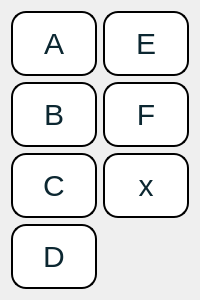
<?xml version="1.0" encoding="UTF-8"?>
<ui version="4.0">
 <class>HexKeyboard</class>
 <widget class="QWidget" name="HexKeyboard">
  <property name="geometry">
   <rect>
    <x>0</x>
    <y>0</y>
    <width>200</width>
    <height>300</height>
   </rect>
  </property>
  <property name="font">
   <font>
    <pointsize>30</pointsize>
   </font>
  </property>
  <property name="windowTitle">
   <string>Form</string>
  </property>
  <property name="styleSheet">
   <string notr="true">QToolButton {
	font-size: 30px;
	background-color: #ffffff;
	color: #0c2731;
	border: 2px solid black;
	border-radius: 15px;
}

QToolButton:pressed {
	background-color: #f0f0f0;
}</string>
  </property>
  <layout class="QGridLayout" name="gridLayout">
   <item row="0" column="0">
    <widget class="QToolButton" name="characterA">
     <property name="maximumSize">
      <size>
       <width>92</width>
       <height>82</height>
      </size>
     </property>
     <property name="font">
      <font>
       <pointsize>-1</pointsize>
      </font>
     </property>
     <property name="text">
      <string>A</string>
     </property>
     <property name="toolButtonStyle">
      <enum>Qt::ToolButtonTextOnly</enum>
     </property>
    </widget>
   </item>
   <item row="0" column="1">
    <widget class="QToolButton" name="characterE">
     <property name="maximumSize">
      <size>
       <width>92</width>
       <height>82</height>
      </size>
     </property>
     <property name="font">
      <font>
       <pointsize>-1</pointsize>
      </font>
     </property>
     <property name="text">
      <string>E</string>
     </property>
     <property name="toolButtonStyle">
      <enum>Qt::ToolButtonTextOnly</enum>
     </property>
    </widget>
   </item>
   <item row="1" column="0">
    <widget class="QToolButton" name="characterB">
     <property name="maximumSize">
      <size>
       <width>92</width>
       <height>82</height>
      </size>
     </property>
     <property name="font">
      <font>
       <pointsize>-1</pointsize>
      </font>
     </property>
     <property name="text">
      <string>B</string>
     </property>
     <property name="toolButtonStyle">
      <enum>Qt::ToolButtonTextOnly</enum>
     </property>
    </widget>
   </item>
   <item row="1" column="1">
    <widget class="QToolButton" name="characterF">
     <property name="maximumSize">
      <size>
       <width>92</width>
       <height>82</height>
      </size>
     </property>
     <property name="font">
      <font>
       <pointsize>-1</pointsize>
      </font>
     </property>
     <property name="text">
      <string>F</string>
     </property>
     <property name="toolButtonStyle">
      <enum>Qt::ToolButtonTextOnly</enum>
     </property>
    </widget>
   </item>
   <item row="2" column="0">
    <widget class="QToolButton" name="characterC">
     <property name="maximumSize">
      <size>
       <width>92</width>
       <height>82</height>
      </size>
     </property>
     <property name="font">
      <font>
       <pointsize>-1</pointsize>
      </font>
     </property>
     <property name="text">
      <string>C</string>
     </property>
     <property name="toolButtonStyle">
      <enum>Qt::ToolButtonTextOnly</enum>
     </property>
    </widget>
   </item>
   <item row="2" column="1">
    <widget class="QToolButton" name="characterX">
     <property name="maximumSize">
      <size>
       <width>92</width>
       <height>82</height>
      </size>
     </property>
     <property name="font">
      <font>
       <pointsize>-1</pointsize>
      </font>
     </property>
     <property name="text">
      <string>x</string>
     </property>
     <property name="toolButtonStyle">
      <enum>Qt::ToolButtonTextOnly</enum>
     </property>
    </widget>
   </item>
   <item row="3" column="0">
    <widget class="QToolButton" name="characterD">
     <property name="maximumSize">
      <size>
       <width>92</width>
       <height>82</height>
      </size>
     </property>
     <property name="font">
      <font>
       <pointsize>-1</pointsize>
      </font>
     </property>
     <property name="text">
      <string>D</string>
     </property>
     <property name="toolButtonStyle">
      <enum>Qt::ToolButtonTextOnly</enum>
     </property>
    </widget>
   </item>
  </layout>
 </widget>
 <resources/>
 <connections/>
</ui>
